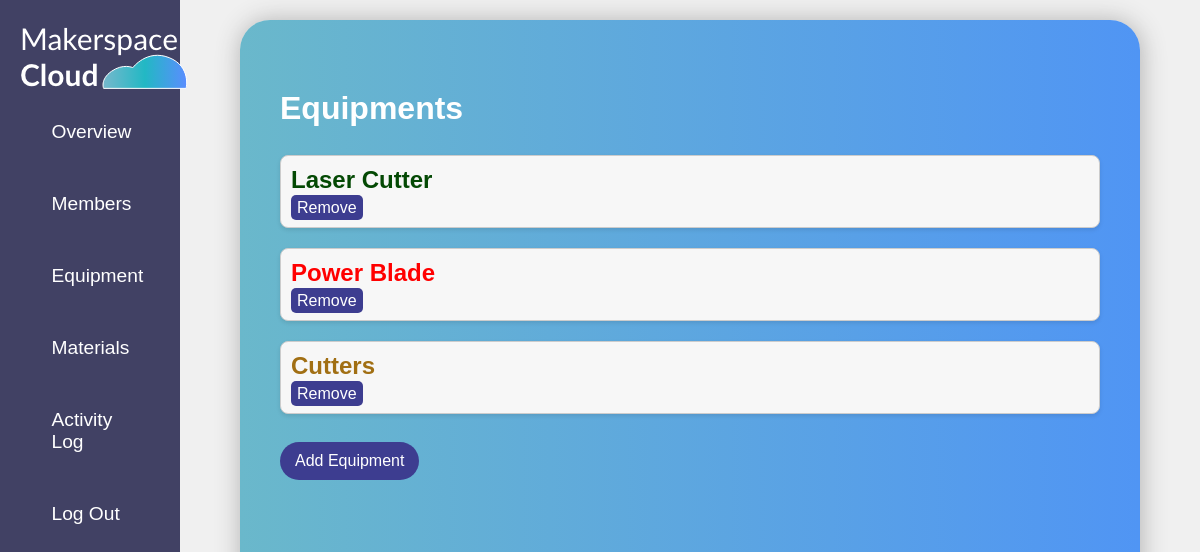
/a_equipment/ (signed in), run on the app's committed database.
### equ/models.py (models this page shows, shortened)
class Equipment(models.Model):
    CONDITION_CHOICES = [
        ('Excellent', 'Excellent'),
        ('Good', 'Good'),
        ('Poor', 'Poor'),
        ('Bad', 'Bad'),
    ]
    name = models.CharField(max_length=100)
    lab = models.ForeignKey('Lab', on_delete=models.CASCADE, related_name='equipments')
    condition = models.CharField(max_length=20, choices=CONDITION_CHOICES, default='Good')

### equ/views.py (the view)
# urls.py: path('a_equipment/',views.a_equipment,name="a_equipment"),
@login_required
@admin_required
def a_equipment(request):
    user = request.user
    lab = Lab.objects.get(lab_admin=user)
    equipment = Equipment.objects.filter(lab=lab)
    context = {'equipments':equipment}
    return render(request, 'equ/a_equipment.html',context)

### equ/views.py (called while the page is built)
def admin_required(function):
    decorator = user_passes_test(lambda user: user.groups.filter(name='admin').exists())
    return decorator(function)

### equ/templates/equ/a_equipment.html
{% extends "equ/a_base.html" %}
{% block content %}
<div class="my_projects" style="padding: 20px;">
  <h1>Equipments</h1>
  <br>
{% for equipment in equipments %}
<div class="equip_container">
    <h2 class="{{ equipment.condition|lower }}">{{ equipment.name }}</h2>
    <a href="{% url 'a_remove_equipment' equipment.pk %}" style="padding: 4px 6px; border: none; border-radius: 5px;">Remove</a>
  <br>
</div>
{% endfor %}
<br>
<a href="{% url 'a_add_equipment' %}" class="btn-uproject">Add Equipment</a>
</div>
{% endblock content %}

### static/css/style.css (style rules this page uses)
:root { --primary:rgb(65 65 100); --secondary:rgb(97, 97, 131); }
* { box-sizing: border-box; margin: 0; padding: 0; font-family: Arial, Helvetica, sans-serif; }
.my_projects { display: flex; flex-direction: column; width: 100%; height: 100%; }
.btn-uproject { background-color: #3d3d90; color: #fff; padding: 10px 10px; border: none; border-radius: 10px; text-decoration: none; cursor: pointer; }
.my_projects a { padding: 10px 15px; text-decoration: none; border: none; background:#3d3d90; color: white; border-radius: 40px; width: max-content; font-size: 1rem; font-weight: normal; }
.my_projects { margin-top: 30px; }
.good { color: rgb(4, 73, 4); }
.poor { color: rgb(161, 111, 19); }
.bad { color: red; }
.equip_container { border: 1px solid #ccc; padding: 10px; margin: 10px 0; border-radius: 8px; background-color: #f7f7f7; box-shadow: 0px 2px 4px rgba(0, 0, 0, 0.1); }
.equip_container h2 { font-size: 1.5rem; margin-bottom: 5px; }
.equip_container a { text-decoration: none; color: white; }

### data on the page
Equipment: name "Laser Cutter"
Equipment: name "Power Blade"
Equipment: name "Cutters"
